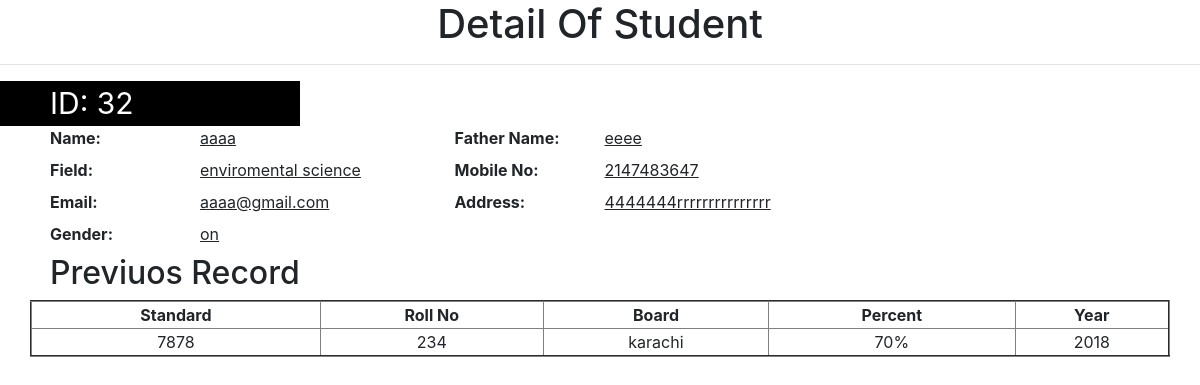
The app's page /view.php?view=32 (signed in) with its own data.
### tables this page shows
CREATE TABLE `std_reg` (
  `s_id` int(11) NOT NULL,
  `s_name` text NOT NULL,
  `s_father` text NOT NULL,
  `field` text NOT NULL,
  `s_mobile` int(15) NOT NULL,
  `s_email` text NOT NULL,
  `s_address` text NOT NULL,
  `s_gender` text NOT NULL,
  `standard` varchar(10) NOT NULL,
  `s_roll` int(10) NOT NULL,
  `board` text NOT NULL,
  `s_percent` int(10) NOT NULL,
  `pass_year` int(10) NOT NULL
);

### view.php (the view, shortened to what this page needs)
<?php
if(!isset($_SESSION['name'])){
	header('location:login.php');
  }else{
$conn = mysqli_connect("localhost","root","");
$view_rec= $_GET['view'];
$query= "select * from std_reg where s_id='$view_rec'";
$run=mysqli_query($conn,$query);
while ($row=mysqli_fetch_array($run))
{
	$view_id=$row['s_id'];
	$s_name=$row[1];
	$s_father=$row[2];
	$s_field=$row[3];
	$s_mobile=$row[4];
	$s_email=$row[5];
	$s_address=$row[6];
	$s_gender=$row[7];
	$s_standard=$row[8];
	$s_roll=$row[9];
	$board=$row[10];
	$percent=$row[11];
	$pass_year=$row[12];
}
?>
<!DOCTYPE html>
<html lang="en">
<head>
	<link rel="stylesheet" href="https://stackpath.bootstrapcdn.com/bootstrap/4.5.0/css/bootstrap.min.css">
</head>
<body style="text-align:justify">
<h1 style="text-align:center">Detail Of Student</h1><hr>
<div class="id" ><div class="a">ID:</div> <?php echo $view_id; ?></div>
<div>
<div class="item"><label for="name">Name: </label><u><?php echo $s_name; ?></u></div>
<div class="item"><label for="name">Father Name: </label><u><?php echo $s_father; ?></u></div>
</div>
<div>
<div class="item"><label for="name">Field: </label><u><?php echo $s_field; ?></u></div>
<div class="item"><label for="name">Mobile No: </label><u><?php echo $s_mobile; ?></u></div>
</div>
<div>
<div class="item"><label for="name">Email: </label><u><?php echo $s_email; ?></u></div>
<div class="item item1"><label for="name">Address: </label><div class='address'><u><?php echo $s_address; ?></u></div></div>
</div>
<div>
<div class="item"><label for="name">Gender: </label><u><?php echo $s_gender; ?></u></div>
</div>
<h2>Previuos Record</h2>
<table border=2px  class="container-fluid container-sm container-md container-xl container-lg" style="text-align:center">
<tr>
<th>Standard </th>
<th>Roll No </th>
<th>Board </th>
<th>Percent </th>
<th>Year </th>
</tr>
<tr>
<td><?php echo $s_standard; ?>
</td>
<td><?php echo $s_roll; ?>
</td>
<td><?php echo $board; ?>
</td>
<td><?php echo $percent."%"; ?>
</td>
<td><?php echo $pass_year; ?>
</td>
</tr>
</table>
</body>
</html>
<?php } ?>

### view.php (style rules this page uses)
label,h2 { margin-left:50px; }
label { width:150px }
.item label { font-weight: bolder; }
.a { display:inline; margin-left:50px; }
.item { display:inline-block; width:400px; }
.id { font-size: 30px; width:300px; color:white; background-color:black; }
.address { display:inline; }

### records on screen
std_reg: s_id "32", s_name "aaaa", s_father "eeee", field "enviromental science", s_mobile "2147483647", s_email "aaaa@gmail.com", s_address "4444444rrrrrrrrrrrrrrr", s_gender "on", standard "7878", s_roll "234", board "karachi", s_percent "70", pass_year "2018"
